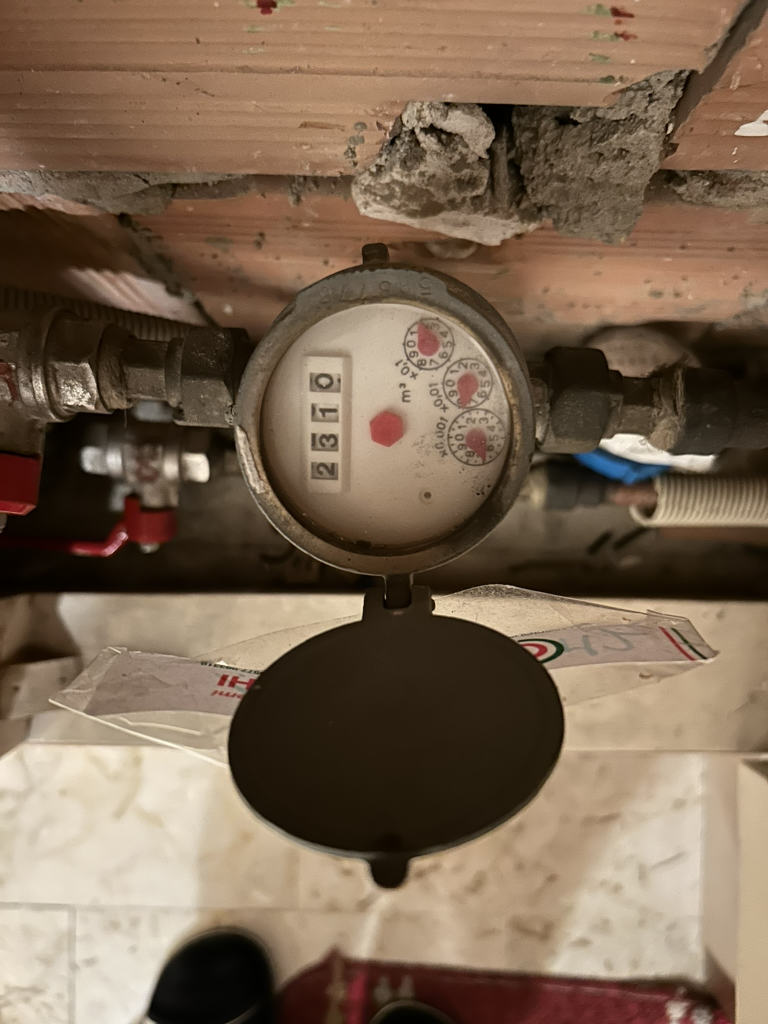
#> input picture backend/data/roi_dataset/images/test/meter_20260210.JPEG, 1536 x 2048 px (shown at 1/2 size)
$ python -i runtime_digit_pipeline.py   (imports and definitions only)
#> lines starting #> are read from the running program, lines starting #| are printed output that depends on the picture
from __future__ import annotations

from dataclasses import dataclass

import numpy as np
from PIL import Image

CELL_OVERLAP = 0.03
MIN_CANDIDATE_WIDTH = 120
MIN_CANDIDATE_HEIGHT = 28
MIN_CANDIDATE_ASPECT = 0.12
MAX_CANDIDATE_ASPECT = 18.0
MIN_STRIP_ASPECT = 1.45
MAX_STRIP_ASPECT = 8.2
DESKEW_MAX_ANGLE = 8
DESKEW_STEP = 2
TIGHTEN_INK_RATIO = 0.18
DATASET_TIGHTEN_INK_RATIO = 0.28
NORMALIZE_WIDTH = 520
HARD_STRIP_MIN_FACTOR = 0.96
HARD_STRIP_MAX_FACTOR = 1.06


@dataclass(frozen=True)
class CropRect:
  left: int
  top: int
  right: int
  bottom: int

  @property
  def width(self) -> int:
    return self.right - self.left

  @property
  def height(self) -> int:
    return self.bottom - self.top


@dataclass(frozen=True)
class NormalizedStrip:
  image: Image.Image
  deskew_angle: int
  major_axis_rotation: int


def clamp(value: float, minimum: float, maximum: float) -> float:
  return min(maximum, max(minimum, value))


def normalize_angle(angle: float) -> int:
  return int(((angle % 360) + 360) % 360)


def resolve_crop_axis(start: float, length: float, limit: int) -> tuple[int, int]:
  requested_length = max(1.0, float(length))
  clipped_start = clamp(float(start), 0.0, float(limit))
  clipped_end = clamp(float(start) + requested_length, 0.0, float(limit))
  if clipped_end <= clipped_start:
    clipped_start = float(limit - 1 if start >= limit else 0)
    clipped_end = clipped_start + 1.0

  pixel_start = max(0, min(limit - 1, int(round(clipped_start))))
  pixel_end = max(pixel_start + 1, min(limit, int(round(clipped_end))))
  return pixel_start, pixel_end


def resolve_crop_rect(image: Image.Image, rect: dict[str, float]) -> CropRect:
  left, right = resolve_crop_axis(rect["x"], rect["width"], image.width)
  top, bottom = resolve_crop_axis(rect["y"], rect["height"], image.height)
  return CropRect(left=left, top=top, right=right, bottom=bottom)


# [10 lines left out: function resolve_classifier_crop_rect, not called in this run]


def crop_image(image: Image.Image, rect: dict[str, float]) -> Image.Image:
  crop_rect = resolve_crop_rect(image, rect)
  return image.crop((crop_rect.left, crop_rect.top, crop_rect.right, crop_rect.bottom))


def rotate_image(image: Image.Image, angle: int) -> Image.Image:
  normalized = normalize_angle(angle)
  if normalized == 0:
    return image
  if normalized == 90:
    return image.transpose(Image.Transpose.ROTATE_270)
  if normalized == 180:
    return image.transpose(Image.Transpose.ROTATE_180)
  if normalized == 270:
    return image.transpose(Image.Transpose.ROTATE_90)
  fillcolor = (255, 255, 255) if image.mode in {"RGB", "RGBA"} else 255
  return image.rotate(normalized, resample=Image.Resampling.BILINEAR, expand=True, fillcolor=fillcolor)


def resize_to_width(image: Image.Image, target_width: int) -> Image.Image:
  if image.width == target_width:
    return image
  scale = target_width / max(1, image.width)
  new_height = max(1, int(round(image.height * scale)))
  return image.resize((target_width, new_height), Image.Resampling.BILINEAR)


def to_grayscale_array(image: Image.Image) -> np.ndarray:
  return np.asarray(image.convert("L"), dtype=np.float32)


def has_valid_candidate_geometry(image: Image.Image) -> bool:
  width = image.width
  height = image.height
  aspect = width / max(1, height)
  return (
    width >= MIN_CANDIDATE_WIDTH
    and height >= MIN_CANDIDATE_HEIGHT
    and MIN_CANDIDATE_ASPECT <= aspect <= MAX_CANDIDATE_ASPECT
  )


# [23 lines left out: function expand_interval_to_min_length, not called in this run]


def tighten_crop_by_ink(
  image: Image.Image,
  min_area_ratio: float = 0.15,
  min_minor_axis_ratio: float = 0.70
) -> Image.Image:
  gray = to_grayscale_array(image)
  dark = 255.0 - gray
  cols = dark.sum(axis=0)
  rows = dark.sum(axis=1)
  mean_cols = float(cols.mean())
  mean_rows = float(rows.mean())
  max_cols = float(cols.max())
  max_rows = float(rows.max())
  col_threshold = mean_cols + (max_cols - mean_cols) * 0.25
  row_threshold = mean_rows + (max_rows - mean_rows) * 0.25

  col_indices = np.flatnonzero(cols > col_threshold)
  row_indices = np.flatnonzero(rows > row_threshold)
  if not len(col_indices) or not len(row_indices):
    return image

  left = int(col_indices[0])
  right = int(col_indices[-1])
  top = int(row_indices[0])
  bottom = int(row_indices[-1])
  if right <= left or bottom <= top:
    return image

  padding_x = int(round((right - left) * 0.08))
  padding_y = int(round((bottom - top) * 0.15))
  left = int(clamp(left - padding_x, 0, image.width - 1))
  right = int(clamp(right + padding_x, 1, image.width))
  top = int(clamp(top - padding_y, 0, image.height - 1))
  bottom = int(clamp(bottom + padding_y, 1, image.height))
  crop_width = right - left
  crop_height = bottom - top
  min_target = int(round(min(image.width, image.height) * min_minor_axis_ratio))
  if crop_width <= crop_height and crop_width < min_target:
    left, right = expand_interval_to_min_length(left, right, min_target, image.width)
    crop_width = right - left
  elif crop_height < min_target:
    top, bottom = expand_interval_to_min_length(top, bottom, min_target, image.height)
    crop_height = bottom - top
  area_ratio = (crop_width * crop_height) / max(1, image.width * image.height)
  if area_ratio < min_area_ratio or area_ratio > 0.95:
    return image

  return image.crop((left, top, right, bottom))


def score_deskew_candidate(
  image: Image.Image,
  angle: int,
  min_area_ratio: float = TIGHTEN_INK_RATIO
) -> tuple[Image.Image, float]:
  rotated = image if angle == 0 else rotate_image(image, angle)
  tightened = tighten_crop_by_ink(rotated, min_area_ratio)
  scoring_image = tightened
  if scoring_image.height > scoring_image.width:
    scoring_image = rotate_image(scoring_image, 90)
  rotated_scoring = rotated
  if rotated_scoring.height > rotated_scoring.width:
    rotated_scoring = rotate_image(rotated_scoring, 90)
  aspect = scoring_image.width / max(1, scoring_image.height)
  area_ratio = (tightened.width * tightened.height) / max(1, rotated.width * rotated.height)
  height_ratio = scoring_image.height / max(1, rotated_scoring.height)
  score = aspect - max(0.0, 0.32 - area_ratio) * 6.0 - max(0.0, 0.58 - height_ratio) * 9.0
  return tightened, score


def build_ink_projection(image: Image.Image) -> tuple[np.ndarray, np.ndarray]:
  gray = to_grayscale_array(image)
  ink = 255.0 - gray
  columns = ink.sum(axis=0)
  rows = ink.sum(axis=1)
  return columns, rows


def find_max_ink_window_start(values: np.ndarray, window_size: int) -> int:
  if values.size == 0:
    return 0
  size = min(values.size, max(1, int(round(window_size))))
  window_sum = float(values[:size].sum())
  best_sum = window_sum
  best_start = 0
  for index in range(size, values.size):
    window_sum += float(values[index] - values[index - size])
    start = index - size + 1
    if window_sum > best_sum:
      best_sum = window_sum
      best_start = start
  return best_start


def normalize_roi_strip(
  image: Image.Image,
  tighten_min_area_ratio: float = TIGHTEN_INK_RATIO
) -> NormalizedStrip | None:
  candidate_bases = (
    [(rotate_image(image, 90), 90)]
    if image.height > image.width
    else [(image, 0)]
  )

  base_image, base_rotation = candidate_bases[0]
  best_image, best_score = score_deskew_candidate(base_image, 0, tighten_min_area_ratio)
  best_angle = 0
  best_base_rotation = base_rotation
  best_valid_image: Image.Image | None = None
  best_valid_score: float | None = None
  best_valid_angle = 0
  best_valid_base_rotation = base_rotation

  def has_valid_post_rotation_geometry(candidate_image: Image.Image) -> bool:
    candidate = candidate_image
    if candidate.height > candidate.width:
      candidate = rotate_image(candidate, 90)
    return has_valid_candidate_geometry(candidate)

  if has_valid_post_rotation_geometry(best_image):
    best_valid_image = best_image
    best_valid_score = best_score
    best_valid_angle = best_angle
    best_valid_base_rotation = best_base_rotation

  for base_image, base_rotation in candidate_bases:
    base_angles = [0]
    for delta in range(DESKEW_STEP, DESKEW_MAX_ANGLE + 1, DESKEW_STEP):
      base_angles.extend((delta, -delta))
    for angle in base_angles:
      if base_rotation == best_base_rotation and angle == 0:
        continue
      candidate_image, candidate_score = score_deskew_candidate(
        base_image,
        angle,
        tighten_min_area_ratio
      )
      if candidate_score > best_score:
        best_image = candidate_image
        best_score = candidate_score
        best_angle = angle
        best_base_rotation = base_rotation
      if has_valid_post_rotation_geometry(candidate_image):
        if best_valid_score is None or candidate_score > best_valid_score:
          best_valid_image = candidate_image
          best_valid_score = candidate_score
          best_valid_angle = angle
          best_valid_base_rotation = base_rotation

  normalized = best_valid_image if best_valid_image is not None else best_image
  best_angle = best_valid_angle if best_valid_image is not None else best_angle
  base_rotation = best_valid_base_rotation if best_valid_image is not None else best_base_rotation
  major_axis_rotation = base_rotation
  if normalized.height > normalized.width:
    normalized = rotate_image(normalized, 90)
    major_axis_rotation = normalize_angle(major_axis_rotation + 90)
  if not has_valid_candidate_geometry(normalized):
    return None

  aspect = normalized.width / max(1, normalized.height)
  if aspect < MIN_STRIP_ASPECT:
    target_height = max(
      MIN_CANDIDATE_HEIGHT,
      min(normalized.height, int(round(normalized.width / MIN_STRIP_ASPECT)))
    )
    if target_height < normalized.height:
      _, rows = build_ink_projection(normalized)
      start_y = find_max_ink_window_start(rows, target_height)
      normalized = crop_image(normalized, {
        "x": 0,
        "y": start_y,
        "width": normalized.width,
        "height": target_height
      })
  elif aspect > MAX_STRIP_ASPECT:
    target_width = max(
      MIN_CANDIDATE_WIDTH,
      min(normalized.width, int(round(normalized.height * MAX_STRIP_ASPECT)))
    )
    if target_width < normalized.width:
      columns, _ = build_ink_projection(normalized)
      start_x = find_max_ink_window_start(columns, target_width)
      normalized = crop_image(normalized, {
        "x": start_x,
        "y": 0,
        "width": target_width,
        "height": normalized.height
      })

  normalized = resize_to_width(normalized, NORMALIZE_WIDTH)
  if normalized.height > normalized.width:
    normalized = rotate_image(normalized, 90)
    major_axis_rotation = normalize_angle(major_axis_rotation + 90)
  if not has_valid_candidate_geometry(normalized):
    return None

  aspect = normalized.width / max(1, normalized.height)
  hard_min = MIN_STRIP_ASPECT * HARD_STRIP_MIN_FACTOR
  hard_max = MAX_STRIP_ASPECT * HARD_STRIP_MAX_FACTOR
  if aspect < hard_min or aspect > hard_max:
    return None

  return NormalizedStrip(
    image=normalized,
    deskew_angle=normalize_angle(best_angle),
    major_axis_rotation=major_axis_rotation
  )


# [35 lines left out: functions build_cell_rects, split_into_cells, not called in this run]

>>> from PIL import Image
>>> picture = Image.open('data/roi_dataset/images/test/meter_20260210.JPEG')
#> picture is the input picture: PIL image 1536x2048 RGB; mean R, G, B 123, 102.2, 82
>>> result = normalize_roi_strip(picture)
#> in rotate_image, `return image.transpose(Image.Transpose.ROTATE_270)`:
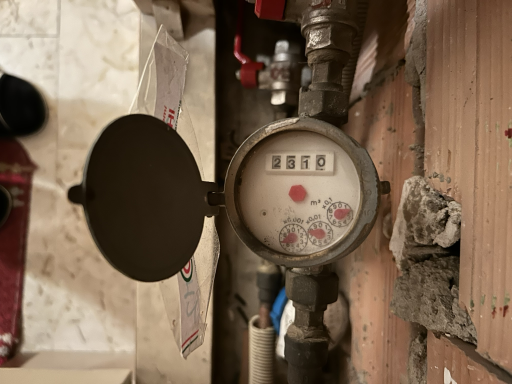
#> returned value: PIL image 2048x1536 RGB (shown at 1/4 size); mean R, G, B 123, 102.2, 82
#> in normalize_roi_strip, `candidate_bases = ( [(rotate_image(image, 90), 90)] if image.height > ..`: candidate_bases = 1 item
#> in normalize_roi_strip, `base_image, base_rotation = candidate_bases[0]`: base_rotation = 90
#> in tighten_crop_by_ink, `dark = 255.0 - gray`:
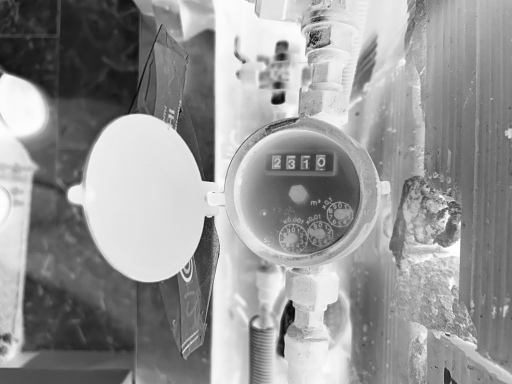
#> dark: shape (1536, 2048) float32 (shown at 1/4 size); min 2, max 255, mean 148.9
#> in tighten_crop_by_ink, `cols = dark.sum(axis=0)`: cols = 2048 values, max 371194 at index 880, min 102502 at index 254, mean 228668.9
#> in tighten_crop_by_ink, `rows = dark.sum(axis=1)`: rows = 1536 values, max 349951 at index 1022, min 261162 at index 1273, mean 304891.8
#> in tighten_crop_by_ink, `mean_cols = float(cols.mean())`: mean_cols = 228668.9
#> in tighten_crop_by_ink, `mean_rows = float(rows.mean())`: mean_rows = 304891.8
#> in tighten_crop_by_ink, `max_cols = float(cols.max())`: max_cols = 371194
#> in tighten_crop_by_ink, `max_rows = float(rows.max())`: max_rows = 349951
#> in tighten_crop_by_ink, `col_threshold = mean_cols + (max_cols - mean_cols) * 0.25`: col_threshold = 264300.2
#> in tighten_crop_by_ink, `row_threshold = mean_rows + (max_rows - mean_rows) * 0.25`: row_threshold = 316156.6
#> in tighten_crop_by_ink, `col_indices = np.flatnonzero(cols > col_threshold)`: col_indices = 489 values from 0 to 1696
#> in tighten_crop_by_ink, `row_indices = np.flatnonzero(rows > row_threshold)`: row_indices = 566 values from 0 to 1120
#> in tighten_crop_by_ink, `left = int(col_indices[0])`: left = 0
#> in tighten_crop_by_ink, `right = int(col_indices[-1])`: right = 1696
#> in tighten_crop_by_ink, `top = int(row_indices[0])`: top = 0
#> in tighten_crop_by_ink, `bottom = int(row_indices[-1])`: bottom = 1120
#> in tighten_crop_by_ink, `padding_x = int(round((right - left) * 0.08))`: padding_x = 136
#> in tighten_crop_by_ink, `padding_y = int(round((bottom - top) * 0.15))`: padding_y = 168
#> in tighten_crop_by_ink, `right = int(clamp(right + padding_x, 1, image.width))`: right = 1832
#> in tighten_crop_by_ink, `bottom = int(clamp(bottom + padding_y, 1, image.height))`: bottom = 1288
#> in tighten_crop_by_ink, `crop_width = right - left`: crop_width = 1832
#> in tighten_crop_by_ink, `crop_height = bottom - top`: crop_height = 1288
#> in tighten_crop_by_ink, `area_ratio = (crop_width * crop_height) / max(1, image.width * image.h..`: area_ratio = 0.75
#> in normalize_roi_strip, `best_image, best_score = score_deskew_candidate(base_image, 0, tighten..`: best_score = 1.42
#> in normalize_roi_strip, `best_base_rotation = base_rotation`: best_base_rotation = 90
#> in normalize_roi_strip, `best_valid_score = best_score`: best_valid_score = 1.42
#> the loop in normalize_roi_strip, `for base_image, base_rotation in candidate_bases:` made 1 pass
#> base_rotation on pass 1: 90
#> pass 1, in tighten_crop_by_ink (call 2), `dark = 255.0 - gray`:
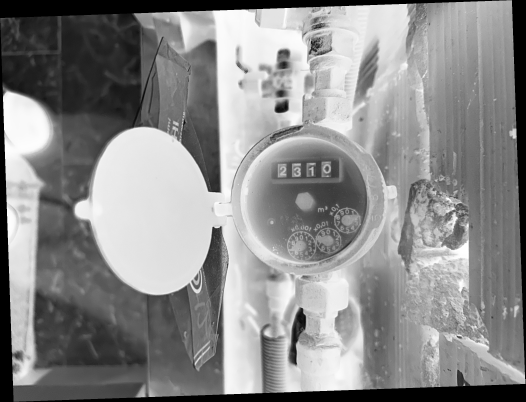
#> dark: shape (1608, 2102) float32 (shown at 1/4 size); min 0, max 255, mean 139
#> pass 1, in score_deskew_candidate (call 2), `tightened = tighten_crop_by_ink(rotated, min_area_ratio)`:
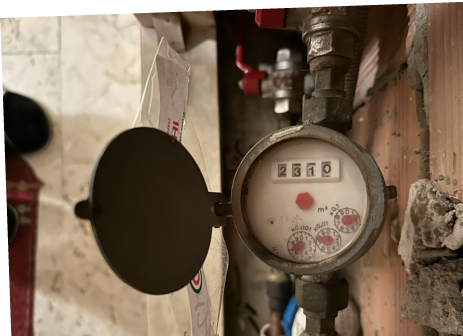
#> tightened: PIL image 1849x1341 RGB (shown at 1/4 size); mean R, G, B 121.9, 104, 85.8
#> after the loop in normalize_roi_strip, `for base_image, base_rotation in candidate_bases:`: best_angle = 0; best_base_rotation = 90; best_score = 1.42; best_valid_angle = 0; best_valid_base_rotation = 90; best_valid_score = 1.42
#> in normalize_roi_strip, `major_axis_rotation = base_rotation`: major_axis_rotation = 90
#> in build_ink_projection, `ink = 255.0 - gray`:
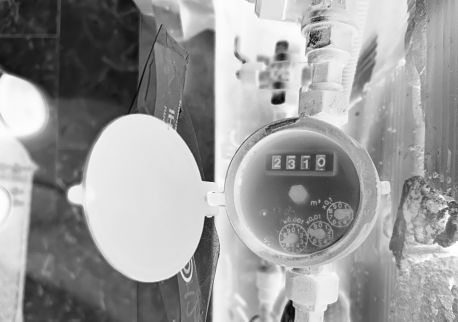
#> ink: shape (1288, 1832) float32 (shown at 1/4 size); min 2, max 255, mean 153.6
#> in build_ink_projection, `columns = ink.sum(axis=0)`: columns = 1832 values, max 311586 at index 880, min 86066 at index 254, mean 197783
#> in build_ink_projection, `rows = ink.sum(axis=1)`: rows = 1288 values, max 323081 at index 1022, min 234232 at index 1267, mean 281318.7
#> in find_max_ink_window_start, `window_sum = float(values[:size].sum())`: window_sum = 356452224
#> the loop in find_max_ink_window_start, `for index in range(size, values.size):` made 25 passes
#> window_sum on passes 1 to 8: 356404025, 356356284, 356307981, 356260460, 356213655, 356167352, 356121913, 356076722
#> after the loop in find_max_ink_window_start, `for index in range(size, values.size):`: best_start = 0; best_sum = 356452224; window_sum = 355335326
#> in normalize_roi_strip, `start_y = find_max_ink_window_start(rows, target_height)`: start_y = 0
#> in resolve_crop_rect, `left, right = resolve_crop_axis(rect["x"], rect["width"], image.width)`: right = 1832
#> in resolve_crop_rect, `top, bottom = resolve_crop_axis(rect["y"], rect["height"], image.height)`: top = 0; bottom = 1263
#> in resize_to_width, `return image.resize((target_width, new_height), Image.Resampling.BILIN..`:
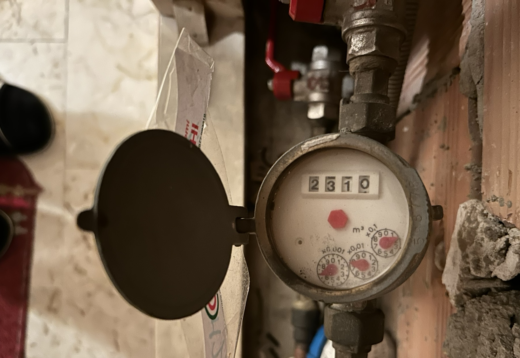
#> returned value: PIL image 520x358 RGB; mean R, G, B 116.1, 97.5, 78.6
